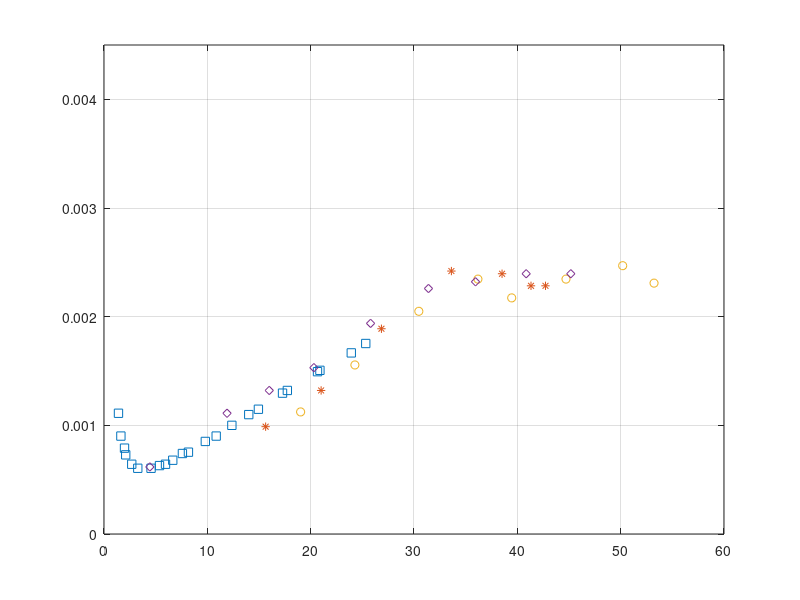

Reproduce this figure in MATLAB. (Note: this script raises an error after producing the figure.)
%Cd_compare.m

clear
clc
close all
set(0,'DefaultFigureVisible', 'on');

addpath(genpath('~/Dropbox/Research/MATLAB/'));

figure(4)
clf(4)

%%%%%%%%%%%%%%%%%%%%%%%%%%%%%%%%%%%%%%%%%%%%%%%%%%%%%%%%%%%%%%%%
%%From Donelan2004.m -- email from Mark Donelan 2014-06-17
% Donelan et al 2004 GRL: CD vs U10; 
% Data lifted off Figure 2 by Alex Soloviev.
%Squares
VD1 =  ([263 251 225 223 198 194 174 166 152 139 116 130 111 103   97  92  85  74  69  64   63  60  58]-46)*60/(560-46);
CD1 = -([289 296 309 310 324 326 338 342 350 358 370 362 371 376  379 380 382 382  379 372 367 358 341]-431)*5e-3/(431-26);
%Asterisks
VD2 = ([180 226 276 334 412 400 376]-46)*60/(560-46);
CD2 = -([351 324 278 235 246 246 237]-431)*5e-3/(431-26);
%Circles
VD3 = ([209 502 476 384 254 307 429 356]-46)*60/(560-46);
CD3 = -1.0*([340 244 231 255 305 265 241 241]-431)*5e-3/(431-26);
%Diamonds
VD4 = ([396 433 315 267 183 148 354 220 84]-46)*60/(560-46);
CD4 = -([237 237 248 274 324 341 243 307 381]-431)*5e-3/(431-26);

figure(4);clf;plot(VD1,CD1,'s');
figure(4);hold on;plot(VD2,CD2,'*');
figure(4);hold on;plot(VD3,CD3,'o');
figure(4);hold on;plot(VD4,CD4,'d');
axis([0 60 0 .0045])
grid on
%%%%%%%%%%%%%%%%%%%%%%%%%%%%%%%%%%%%%%%%%%%%%%%%%%%%%%%%%%%%%%%%



V_in = 1:50;
[Cd_D04] = Cd_Donelan04(V_in);
[Cd_S08] = Cd_Smith2008Black07(V_in);
[Cd_S14] = Cd_Smith2014CBLAST07(V_in);

hold on
hpl(1) = plot(V_in,Cd_D04,'r')
hold on
hpl(2) = plot(V_in,Cd_S08,'g')
hpl(3) = plot(V_in,Cd_S14,'c')
legend(hpl,{'D04','S08','S14'},'Location','SouthEast')
title('Blue symbols = Donelan et al. 2004 data')

%% Save plot %%%%%%%%%%%%%%%%%%
plot_filename = sprintf('Cd_compare.pdf')
saveas(gcf,plot_filename,'pdf')

%%%%%%%%%%%%%%%%%%%%%%%%%%%%%%%%%%%%%%%%%%%%%%%%%%%%%%%%%%%%%%%%%%%%%%%%%%%
